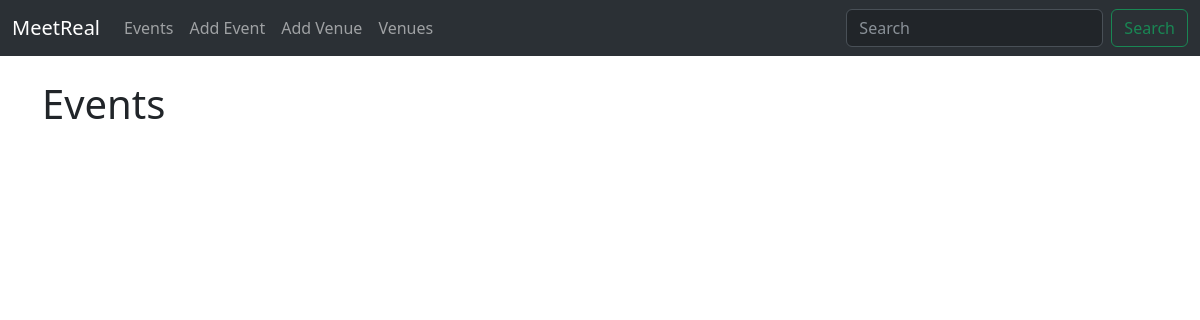
The page /events on the database as committed earlier.
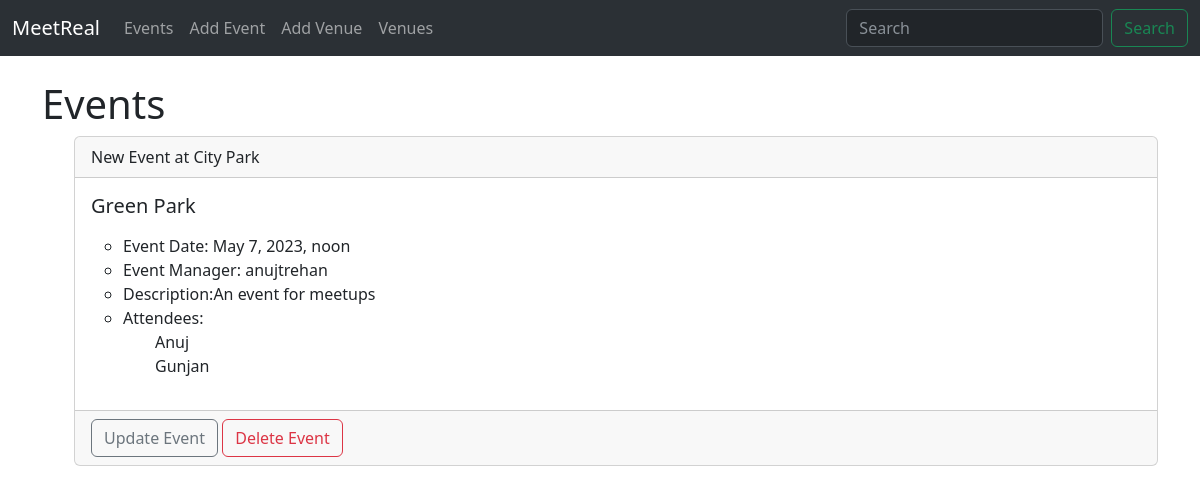
The same page on the database as committed later.
### events/models.py (models this page shows, shortened)
class Events(models.Model):
    name = models.CharField('Event Name',max_length=120)
    event_date = models.DateTimeField('Event Date')
    venue = models.ForeignKey(Venue,on_delete=models.CASCADE,blank=True,null=True)
    manager = models.ForeignKey(User,blank=True,null=True,on_delete=models.SET_NULL)
    description = models.TextField(blank=True)
    attendees = models.ManyToManyField(MyClubUser,blank=True)

class Venue(models.Model):
        name = models.CharField(max_length=120)
        address = models.CharField(max_length=300)
        zip_code = models.CharField(max_length=15)
        phone = models.CharField(max_length=25,blank=True)
        web = models.URLField(blank=True)
        email_address = models.EmailField(blank=True)
        def __str__(self) -> str:
             return self.name

class MyClubUser(models.Model):
     first_name = models.CharField(max_length=120)
     last_name = models.CharField(max_length=120)
     email = models.EmailField()

### events/views.py (the view)
# urls.py: path('events',views.list_events,name="list-events"),
def list_events(request):
    events_list = Events.objects.all()
    return render(request,'events/list-events.html',{'events_list':events_list})

### events/templates/events/list-events.html
{% extends './base.html' %} {% block content%}
<h1>Events</h1>
<ul>
  {% for event in events_list%}
  <div class="card">
    <div class="card-header">{{event.name}}</div>
    <div class="card-body">
      <h5 class="card-title">{{event.venue}}</h5>
      <p class="card-text">
       <ul>
        <li>Event Date: {{event.event_date}}</li>
        <li>Event Manager: {{event.manager}}</li>
        <li>Description:{{event.description}}</li>
        <li>Attendees:
            <ul>
                {% for user in event.attendees.all%}
                {{user.first_name}} <br>
                {% endfor %}
            </ul>
        </li>
       </ul>
      </p>
    </div>
    <div class="card-footer text-muted">
      <a href="{% url 'update-event' event.id %}" class="btn btn-outline-secondary">Update Event</a>
      <a href="{% url 'delete-event' event.id %}" class="btn btn-outline-danger">Delete Event</a>
    </div>
  </div>
  {% endfor %}
</ul>
{% endblock%}

Rows that differ between the two databases and show on the page:
added Events: name "New Event at City Park", venue "Green Park", event_date "May 7, 2023, noon", manager "anujtrehan", description "An event for meetups"
now on this page (row unchanged): MyClubUser: first_name "Anuj"
now on this page (row unchanged): MyClubUser: first_name "Gunjan"
